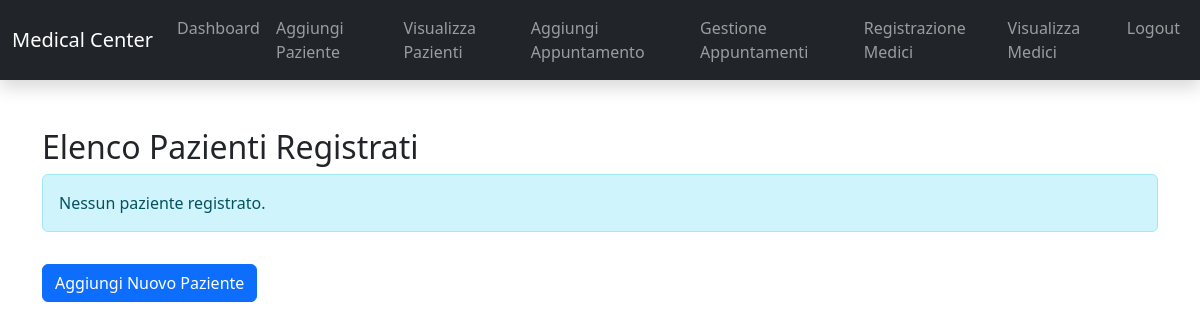
/pages/visualizza_pazienti.php (signed in), run on an earlier commit of the app's database.
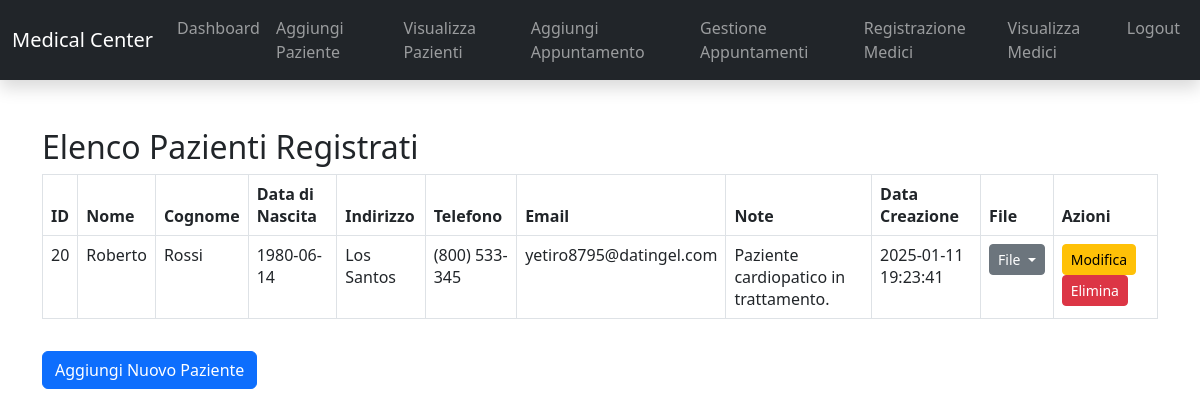
And on a later commit of the database.
### tables this page shows
CREATE TABLE `pazienti` (
  `id` int(11) NOT NULL,
  `nome` varchar(100) NOT NULL,
  `cognome` varchar(100) NOT NULL,
  `data_nascita` date NOT NULL,
  `indirizzo` varchar(255) DEFAULT NULL,
  `telefono` varchar(50) DEFAULT NULL,
  `email` varchar(100) DEFAULT NULL,
  `note` text DEFAULT NULL,
  `data_creazione` timestamp NOT NULL DEFAULT current_timestamp(),
  `file_allegato` varchar(255) DEFAULT NULL
);

### pages/visualizza_pazienti.php (the view, shortened to what this page needs)
<?php
include('navbar.php');
$conn = getDBConnection();
$sql = "SELECT id, nome, cognome, data_nascita, indirizzo, telefono, email, note, data_creazione FROM pazienti";
$result = $conn->query($sql);
?>
<!DOCTYPE html>
<html lang="it">
<head>
    <link href="https://cdn.jsdelivr.net/npm/bootstrap@5.3.0-alpha1/dist/css/bootstrap.min.css" rel="stylesheet">
</head>
<body>
    <?php include('../templates/header.php'); ?>
    <div class="container mt-5">
        <h2>Elenco Pazienti Registrati</h2>
        <?php if ($result->num_rows > 0): ?>
            <table class="table table-bordered">
                <thead>
                    <tr>
                        <th>ID</th>
                        <th>Nome</th>
                        <th>Cognome</th>
                        <th>Data di Nascita</th>
                        <th>Indirizzo</th>
                        <th>Telefono</th>
                        <th>Email</th>
                        <th>Note</th>
                        <th>Data Creazione</th>
                        <th>File</th>
                        <th>Azioni</th>
                    </tr>
                </thead>
                <tbody>
                    <?php while ($row = $result->fetch_assoc()): ?>
                        <tr>
                            <td><?php echo $row['id']; ?></td>
                            <td><?php echo $row['nome']; ?></td>
                            <td><?php echo $row['cognome']; ?></td>
                            <td><?php echo $row['data_nascita']; ?></td>
                            <td><?php echo $row['indirizzo']; ?></td>
                            <td><?php echo $row['telefono']; ?></td>
                            <td><?php echo $row['email']; ?></td>
                            <td><?php echo $row['note']; ?></td>
                            <td><?php echo $row['data_creazione']; ?></td>
                            <td>
                                <?php
                                $paziente_id = $row['id'];
                                $sql_files = "SELECT nome_file FROM pazienti_file WHERE paziente_id = ?";
                                $stmt_files = $conn->prepare($sql_files);
                                $stmt_files->bind_param("i", $paziente_id);
                                $stmt_files->execute();
                                $files_result = $stmt_files->get_result();
                                if ($files_result->num_rows > 0): ?>
                                    <div class="dropdown">
                                        <button class="btn btn-secondary dropdown-toggle btn-sm" type="button" id="dropdownMenuButton<?php echo $row['id']; ?>" data-bs-toggle="dropdown" aria-expanded="false">
                                            File
                                        </button>
                                    </div>
                                <?php else: ?>
                                    Nessun file
                                <?php endif; ?>
                            </td>
                            <td>
                                <a href="modifica_paziente.php?id=<?php echo $row['id']; ?>" class="btn btn-warning btn-sm">Modifica</a>
                                <button class="btn btn-danger btn-sm" onclick="showDeletePopup(<?php echo $row['id']; ?>)">Elimina</button>
                            </td>
                        </tr>
                    <?php endwhile; ?>
                </tbody>
            </table>
        <?php else: ?>
            <div class="alert alert-info">Nessun paziente registrato.</div>
        <?php endif; ?>
        <a href="aggiungi_paziente.php" class="btn btn-primary mt-3">Aggiungi Nuovo Paziente</a>
    </div>
</body>
</html>

### pages/navbar.php (shortened to what this page needs)
<nav class="navbar navbar-expand-lg navbar-dark bg-dark shadow">
    <div class="container-fluid">
        <a class="navbar-brand d-flex align-items-center" href="dashboard.php">
            <span>Medical Center</span>
        </a>
        <div class="collapse navbar-collapse" id="navbarNav">
            <ul class="navbar-nav">
                <li class="nav-item"><a class="nav-link" href="dashboard.php">Dashboard</a></li>
                <li class="nav-item"><a class="nav-link" href="aggiungi_paziente.php">Aggiungi Paziente</a></li>
                <li class="nav-item"><a class="nav-link" href="visualizza_pazienti.php">Visualizza Pazienti</a></li>
                <li class="nav-item"><a class="nav-link" href="aggiungi_appuntamento.php">Aggiungi Appuntamento</a></li>
                <li class="nav-item"><a class="nav-link" href="gestione_appuntamenti.php">Gestione Appuntamenti</a></li>
                <li class="nav-item"><a class="nav-link" href="register.php">Registrazione Medici</a></li>
                <li class="nav-item"><a class="nav-link" href="visualizza_medici.php">Visualizza Medici</a></li>
                <li class="nav-item"><a class="nav-link" href="logout.php">Logout</a></li>
            </ul>
        </div>
    </div>
</nav>

### templates/header.php (shortened to what this page needs)
<!DOCTYPE html>
<html lang="it">
<head>
    <link href="https://cdn.jsdelivr.net/npm/bootstrap@5.3.0-alpha1/dist/css/bootstrap.min.css" rel="stylesheet">
</head>
<body>

What changed in the data, as far as the page shows it:
added pazienti: id "20", nome "Roberto", cognome "Rossi", data_nascita "1980-06-14", indirizzo "Los Santos", telefono "(800) 533-345", email "yetiro8795@datingel.com", note "Paziente cardiopatico in trattamento.", data_creazione "2025-01-11 19:23:41"
Also different on the page:
text no longer shown: "Nessun paziente registrato."
text now shown: "ID Nome Cognome Data di Nascita Indirizzo Telefono Email Note Data Creazione File Azioni"
